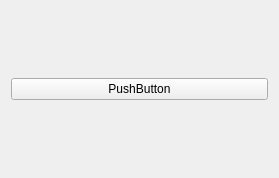
<?xml version="1.0" encoding="UTF-8"?>
<ui version="4.0">
 <class>Form</class>
 <widget class="QWidget" name="Form">
  <property name="geometry">
   <rect>
    <x>0</x>
    <y>0</y>
    <width>279</width>
    <height>178</height>
   </rect>
  </property>
  <property name="windowTitle">
   <string>Form</string>
  </property>
  <layout class="QGridLayout" name="gridLayout">
   <item row="0" column="0">
    <widget class="QPushButton" name="btn">
     <property name="text">
      <string>PushButton</string>
     </property>
    </widget>
   </item>
  </layout>
 </widget>
 <resources/>
 <connections/>
</ui>
